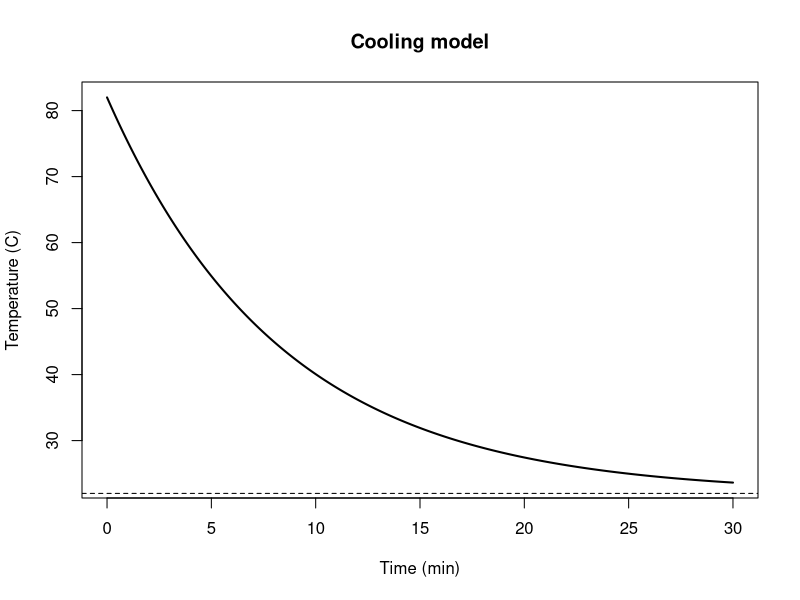

Reproduce this figure in R.
ambient <- 22
initial <- 82
k <- 0.12
Tmodel <- function(t) ambient + (initial - ambient)*exp(-k*t)
time <- seq(0, 30, length.out = 301)
plot(time, Tmodel(time), type = "l", lwd = 2,
     xlab = "Time (min)", ylab = "Temperature (C)",
     main = "Cooling model")
abline(h = ambient, lty = 2)
